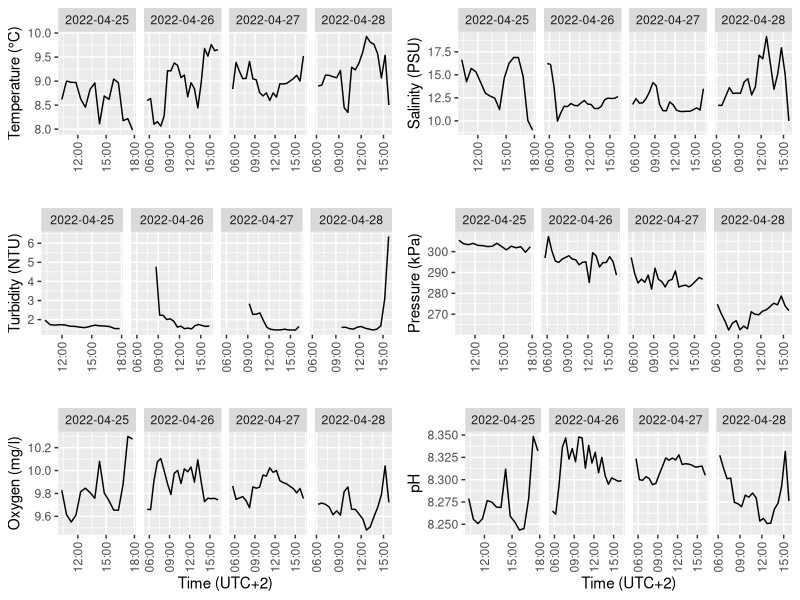

The R source for this figure:
# MAR450: FerryBox time series
# load required libraries
library(tidyverse) # version 1.3.1
library(gridExtra) # version 2.3
library(ggplot2) # version 3.3.5
library(corrplot) # version 0.92
library(ggpubr) # version 0.4.0

# set working directory
getwd()
setwd("~/Downloads")

# read data
raw_data <- readr::read_delim("ferrybox_licore_rad7_edited.csv", delim = ";")

# plot time series
temp_plot <- ggplot(data=raw_data, aes(x=Datetime, y=Temp_SBE45)) +
  geom_line() +
  xlab("") +
  ylab("Temperature (°C)") +
  facet_grid(cols = vars(as.Date(raw_data$Datetime)), scales = "free_x") +
  theme(axis.text.x = element_text(angle = 90, vjust = 0.5, hjust=1))

sal_plot <- ggplot(data=raw_data, aes(x=Datetime, y=Salinity_SBE45)) +
  geom_line() +
  xlab("") +
  ylab("Salinity (PSU)") +
  facet_grid(cols = vars(as.Date(raw_data$Datetime)), scales = "free_x") +
  theme(axis.text.x = element_text(angle = 90, vjust = 0.5, hjust=1))

oxy_plot <- ggplot(data=raw_data, aes(x=Datetime, y=Oxygen)) +
  geom_line() +
  xlab("Time (UTC+2)") +
  ylab("Oxygen (mg/l)") +
  facet_grid(cols = vars(as.Date(raw_data$Datetime)), scales = "free_x") +
  theme(axis.text.x = element_text(angle = 90, vjust = 0.5, hjust=1))

turbo_plot <- ggplot(data=raw_data, aes(x=Datetime, y=Turbidity)) +
  geom_line() +
  xlab("") +
  ylab("Turbidity (NTU)") +
  facet_grid(cols = vars(as.Date(raw_data$Datetime)), scales = "free_x") +
  theme(axis.text.x = element_text(angle = 90, vjust = 0.5, hjust=1))

ph_plot <- ggplot(data=raw_data, aes(x=Datetime, y=pH)) +
  geom_line() +
  xlab("Time (UTC+2)") +
  ylab("pH") +
  facet_grid(cols = vars(as.Date(raw_data$Datetime)), scales = "free_x") +
  theme(axis.text.x = element_text(angle = 90, vjust = 0.5, hjust=1))

press_plot <- ggplot(data=raw_data, aes(x=Datetime, y=pressure)) +
  geom_line() +
  xlab("") +
  ylab("Pressure (kPa)") +
  facet_grid(cols = vars(as.Date(raw_data$Datetime)), scales = "free_x") +
  theme(axis.text.x = element_text(angle = 90, vjust = 0.5, hjust=1))

grid.arrange(temp_plot, sal_plot, turbo_plot, 
             press_plot, oxy_plot, ph_plot,
             nrow=3)